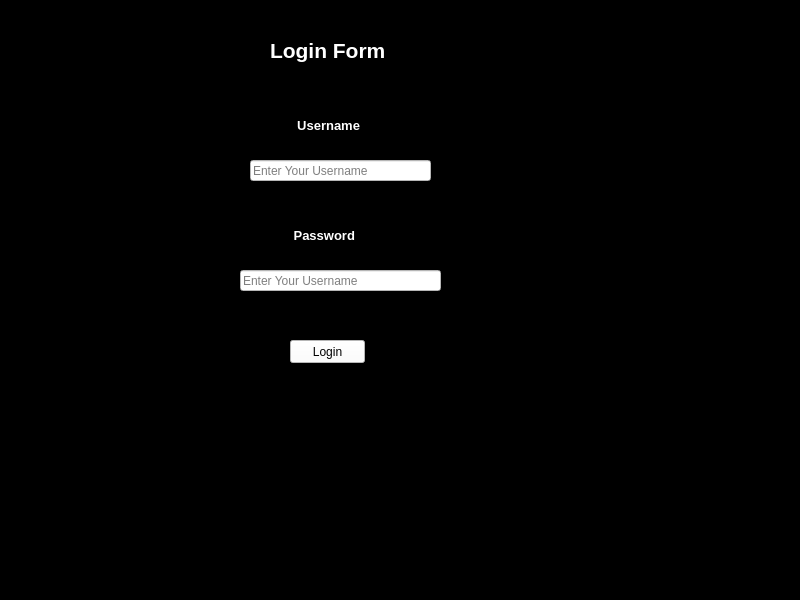
<?xml version="1.0" encoding="UTF-8"?>
<ui version="4.0">
 <class>MainWindow</class>
 <widget class="QMainWindow" name="MainWindow">
  <property name="geometry">
   <rect>
    <x>0</x>
    <y>0</y>
    <width>800</width>
    <height>600</height>
   </rect>
  </property>
  <property name="windowTitle">
   <string>MainWindow</string>
  </property>
  <property name="styleSheet">
   <string notr="true">background-color: rgb(0, 0, 0);</string>
  </property>
  <widget class="QWidget" name="centralwidget">
   <widget class="QLabel" name="label">
    <property name="geometry">
     <rect>
      <x>270</x>
      <y>20</y>
      <width>131</width>
      <height>61</height>
     </rect>
    </property>
    <property name="font">
     <font>
      <pointsize>16</pointsize>
      <weight>75</weight>
      <bold>true</bold>
     </font>
    </property>
    <property name="styleSheet">
     <string notr="true">color: rgb(255, 255, 255);</string>
    </property>
    <property name="text">
     <string>Login Form</string>
    </property>
   </widget>
   <widget class="QLineEdit" name="usr_name">
    <property name="geometry">
     <rect>
      <x>250</x>
      <y>160</y>
      <width>181</width>
      <height>21</height>
     </rect>
    </property>
    <property name="styleSheet">
     <string notr="true">background-color: rgb(255, 255, 255);</string>
    </property>
    <property name="placeholderText">
     <string>Enter Your Username</string>
    </property>
   </widget>
   <widget class="QPushButton" name="btn">
    <property name="geometry">
     <rect>
      <x>290</x>
      <y>340</y>
      <width>75</width>
      <height>23</height>
     </rect>
    </property>
    <property name="styleSheet">
     <string notr="true">background-color: rgb(255, 255, 255);</string>
    </property>
    <property name="text">
     <string>Login</string>
    </property>
   </widget>
   <widget class="QLineEdit" name="passwd">
    <property name="geometry">
     <rect>
      <x>240</x>
      <y>270</y>
      <width>201</width>
      <height>21</height>
     </rect>
    </property>
    <property name="styleSheet">
     <string notr="true">background-color: rgb(255, 255, 255);</string>
    </property>
    <property name="placeholderText">
     <string>Enter Your Username</string>
    </property>
   </widget>
   <widget class="QLabel" name="usrnam_lable">
    <property name="geometry">
     <rect>
      <x>290</x>
      <y>110</y>
      <width>101</width>
      <height>31</height>
     </rect>
    </property>
    <property name="font">
     <font>
      <pointsize>10</pointsize>
      <weight>75</weight>
      <bold>true</bold>
     </font>
    </property>
    <property name="styleSheet">
     <string notr="true">color: rgb(255, 255, 255);</string>
    </property>
    <property name="text">
     <string>  Username</string>
    </property>
   </widget>
   <widget class="QLabel" name="passwd_lable">
    <property name="geometry">
     <rect>
      <x>290</x>
      <y>220</y>
      <width>101</width>
      <height>31</height>
     </rect>
    </property>
    <property name="font">
     <font>
      <pointsize>10</pointsize>
      <weight>75</weight>
      <bold>true</bold>
     </font>
    </property>
    <property name="styleSheet">
     <string notr="true">color: rgb(255, 255, 255);</string>
    </property>
    <property name="text">
     <string> Password</string>
    </property>
   </widget>
  </widget>
  <widget class="QMenuBar" name="menubar">
   <property name="geometry">
    <rect>
     <x>0</x>
     <y>0</y>
     <width>800</width>
     <height>21</height>
    </rect>
   </property>
  </widget>
  <widget class="QStatusBar" name="statusbar"/>
 </widget>
 <resources/>
 <connections/>
</ui>
